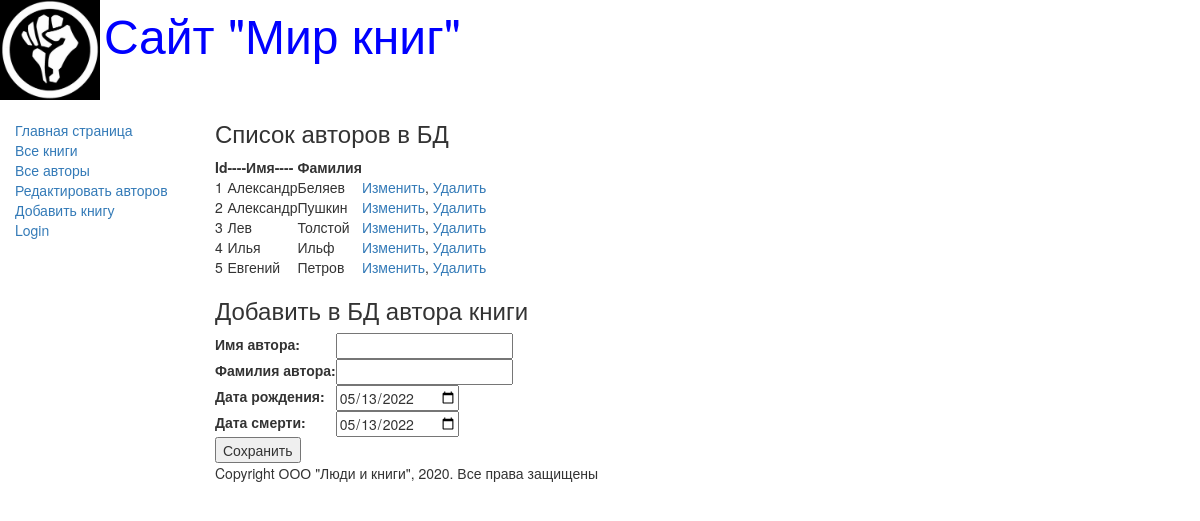
Page /authors_add/ on the committed database.
### catalog/models.py (models this page shows, shortened)
class Author(models.Model):
    first_name = models.CharField(max_length=100,
                            help_text='Введите имя автора',
                            verbose_name='Имя автора')
    last_name = models.CharField(max_length=100,
                            help_text='Введите фамилию автора',
                            verbose_name='Фамилия автора')
    date_of_birth = models.DateField(
                            help_text='Введите дату рождения',
                            verbose_name='Дата рождения',
                            null=True, blank=True)
    date_of_death = models.DateField(
                            help_text='Введите дату смерти',
                            verbose_name='Дата смерти',
                            null=True, blank=True)

### catalog/views.py (the view)
# urls.py: path('authors_add/', views.authors_add, name='authors_add'),
def authors_add(request):
    author = Author.objects.all()
    authorsform = AuthorsForm()
    return render(request, 'catalog/authors_add.html', {'form': authorsform, 'author': author})

### catalog/forms.py
class AuthorsForm(forms.Form):
    first_name = forms.CharField(label="Имя автора")
    last_name = forms.CharField(label="Фамилия автора")
    date_of_birth = forms.DateField(label="Дата рождения", initial=format(date.today()),
                                    widget=forms.widgets.DateInput(attrs={'type': 'date'}))
    date_of_death = forms.DateField(label="Дата смерти", initial=format(date.today()),
                                    widget=forms.widgets.DateInput(attrs={'type': 'date'}))

### catalog/templates/catalog/authors_add.html (shortened to what this page needs)
{% extends 'base_generic.html' %}
{% block content %}
    <h3>Список авторов в БД</h3>
    <table>
        <thead><th>Id</th><th>----Имя----</th><th>Фамилия</th><th></th></thead>
        {% if author %}
            {% for author in author.all %}
                <tr>
                    <td>{{author.id}}</td>
                    <td>{{author.first_name}}</td>
                    <td>{{author.last_name}}</td>
                    <td><a href="/edit1/{{author.id}}">Изменить</a>, <a href="/delete/{{author.id}}">Удалить</a></td>
                </tr>
            {% endfor %}
        {% else %}
            <p>В базе данных нет авторов</p>
        {% endif %}
    </table>
    <h3>Добавить в БД автора книги</h3>
    <form method="post" action="/create/">
        <table>
            {{form}}
        </table>
        <input type="submit" value="Сохранить">
    </form>
{% endblock content %}

### rows in the picture
Author: id "1", first_name "Александр", last_name "Беляев"
Author: id "2", first_name "Александр", last_name "Пушкин"
Author: id "3", first_name "Лев", last_name "Толстой"
Author: id "4", first_name "Илья", last_name "Ильф"
Author: id "5", first_name "Евгений", last_name "Петров"
